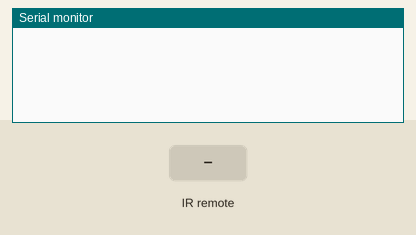
Recording of a sketch running on a simulated Arduino Uno, built with avr-gcc and run on an emulated ATmega328P. On the bench: the last lines printed to the serial monitor. The test bench sets the inputs (shaded band).

Above: at 1.2 s.
1.3 s: infrared code 0xFF42BD received
At 2.4 s:
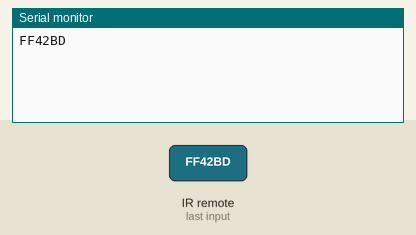
4.3 s: infrared code 0xFF4AB5 received
At 4.7 s:
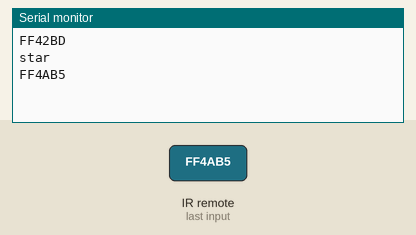
7.3 s: infrared code 0xFF52AD received
At 8.2 s:
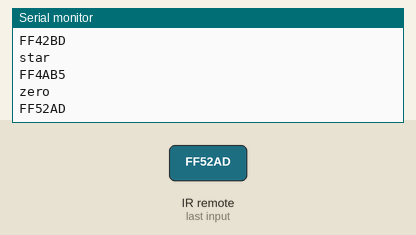
10.3 s: infrared code 0xFF10EF received
At 11.5 s:
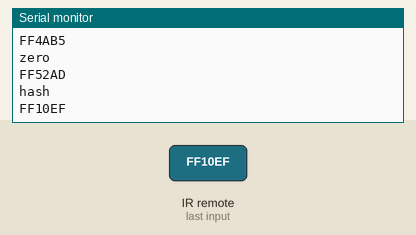
13.3 s: infrared code 0xFF38C7 received
At 14.0 s:
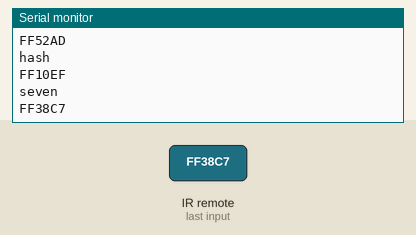
16.3 s: infrared code 0xFF5AA5 received
At 17.5 s:
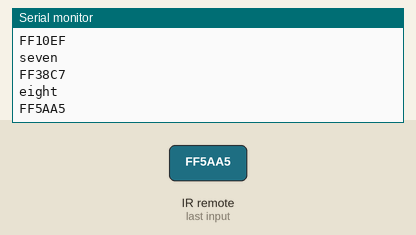

The sketch:

IRRemoteIntro.ino
```cpp
#include <IRremote.h>
int IRpin=9;

//Create IR object
IRrecv IR(IRpin);
//When it reads from the module this is where it stores it
decode_results cmd;
String myCommand;

void setup() {
  Serial.begin(9600);
  IR.enableIRIn();


}

void loop() {
  //&cmd is getting a value back from the function
  while (IR.decode(&cmd)==0){} //Do nothing untilo someone presses a button

  Serial.println(cmd.value,HEX);
  //Go back and start reading again
  delay(1500);
  IR.resume();

  if (cmd.value==0xFF42BD){
    myCommand="star";
    Serial.println(myCommand);
  }

  if (cmd.value==0xFF4AB5){
    myCommand="zero";
    Serial.println(myCommand);
  }

  if (cmd.value==0xFF52AD){
    myCommand="hash";
    Serial.println(myCommand);
  }

  if (cmd.value==0xFF10EF){
    myCommand="seven";
    Serial.println(myCommand);
  }

  if (cmd.value==0xFF38C7){
    myCommand="eight";
    Serial.println(myCommand);
  }

  if (cmd.value==0xFF5AA5){
    myCommand="nine";
    Serial.println(myCommand);
  }

  if (cmd.value==0xFF30CF){
    myCommand="four";
    Serial.println(myCommand);
  }

  if (cmd.value==0xFF18E7){
    myCommand="five";
    Serial.println(myCommand);
  }

  if (cmd.value==0xFF7A85){
    myCommand="six";
    Serial.println(myCommand);
  }

  if (cmd.value==0xFF6897){
    myCommand="one";
    Serial.println(myCommand);
  }

  if (cmd.value==0xFF9867){
    myCommand="two";
    Serial.println(myCommand);
  }

  if (cmd.value==0xFF9867){
    myCommand="two";
    Serial.println(myCommand);
  }

  if (cmd.value==0xFFB04F){
    myCommand="three";
    Serial.println(myCommand);
  }

  if (cmd.value==0xFFA857){
    myCommand="down";
    Serial.println(myCommand);
  }

  if (cmd.value==0xFF02FD){
    myCommand="ok";
    Serial.println(myCommand);
  }

  if (cmd.value==0xFF22DD){
    myCommand="left";
    Serial.println(myCommand);
  }

  if (cmd.value==0xFFC23D){
    myCommand="right";
    Serial.println(myCommand);
  }

  if (cmd.value==0xFF629D){
    myCommand="up";
    Serial.println(myCommand);
  }


}
```

Measured:
- after the input at 1.3 s, the serial monitor: prints a new line at once (image 1)
- after the input at 4.3 s, the serial monitor: prints a new line at once (image 2)
- after the input at 7.3 s, the serial monitor: prints a new line at once (image 3)
- after the input at 10.3 s, the serial monitor: prints a new line at once (image 4)
- after the input at 13.3 s, the serial monitor: prints a new line at once (image 5)
- after the input at 16.3 s, the serial monitor: prints a new line at once (image 6)
